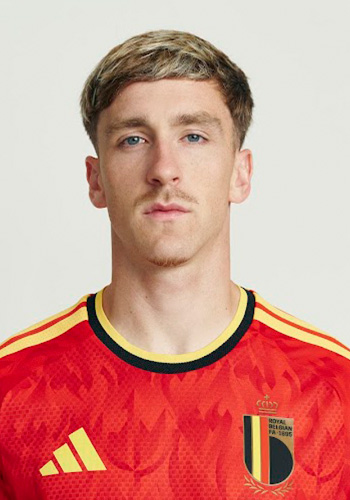
#> input picture assets/players/alexis_saelemaekers.jpg, 350 x 500 px; its folder holds 4 pictures in this run
$ python crop_players.py
#> lines starting #> are read from the running program, lines starting #| are printed output that depends on the picture
"""
Recadre les photos joueurs en carré 400x400 centré sur le tiers supérieur.
Usage: python crop_players.py
"""

from pathlib import Path
from PIL import Image

SRC = Path("assets/players")
DST = Path("assets/players-cropped")
SIZE = 400

DST.mkdir(parents=True, exist_ok=True)

for f in SRC.iterdir():
    if f.suffix.lower() not in (".jpg", ".jpeg", ".png", ".webp"):
        continue

    img = Image.open(f)
#> img is the input picture: PIL image 350x500 RGB; mean R, G, B 210.9, 149.2, 139.7
    w, h = img.size
#> w = 350; h = 500

    if h <= w:
        # Already wider than tall or square — center crop
        top = 0
    else:
        # Portrait: center the crop on the upper third
        center_y = h // 3
#> center_y = 166
        top = max(0, center_y - w // 2)
#> top = 0
        top = min(top, h - w)

    box = (0, top, w, top + w)
#> box = (0, 0, 350, 350)
    cropped = img.crop(box).resize((SIZE, SIZE), Image.LANCZOS)
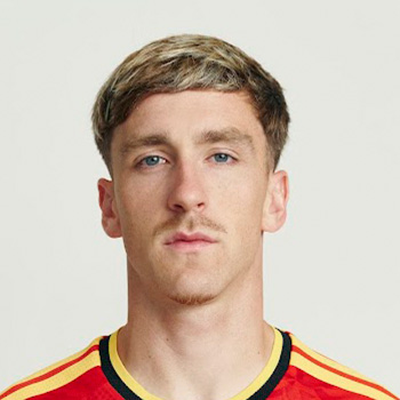
#> cropped: PIL image 400x400 RGB; mean R, G, B 209, 191, 177

    out = DST / f"{f.stem}.jpg"
    cropped.convert("RGB").save(out, "JPEG", quality=90)
    print(f"  {f.name} -> {out.name}")
#> pass 2 of the loop `for f in SRC.iterdir():`:
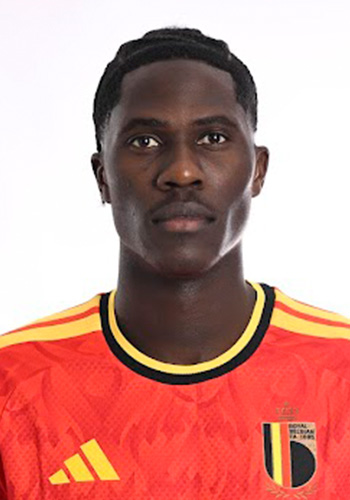
#> input picture assets/players/amadou_onana.jpg, 350 x 500 px
#> img is the input picture: PIL image 350x500 RGB; mean R, G, B 201.7, 144.6, 137.6
#> `cropped = img.crop(box).resize((SIZE, SIZE), Image.LANCZOS)`:
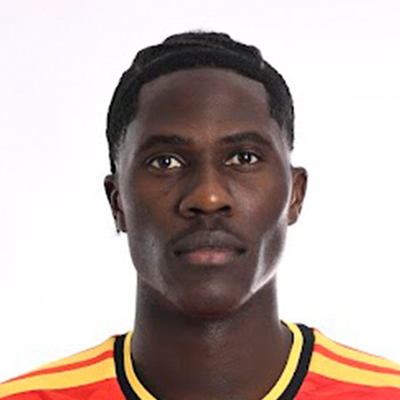
#> cropped: PIL image 400x400 RGB; mean R, G, B 188.3, 174.1, 169.6
#> pass 3 of the loop `for f in SRC.iterdir():`:
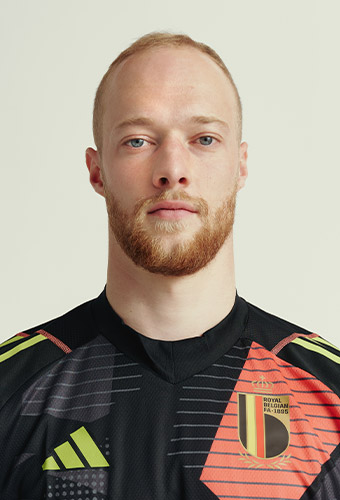
#> input picture assets/players/arnaud_bodart.jpg, 340 x 500 px
#> img is the input picture: PIL image 340x500 RGB; mean R, G, B 164.2, 150.4, 137.2
#> `cropped = img.crop(box).resize((SIZE, SIZE), Image.LANCZOS)`:
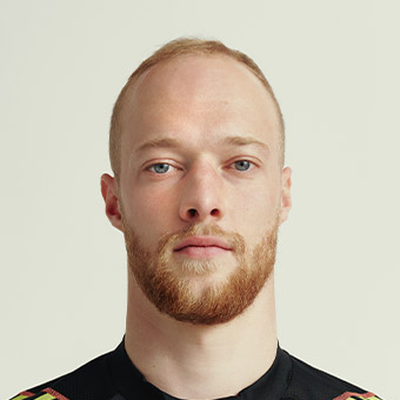
#> cropped: PIL image 400x400 RGB; mean R, G, B 200.3, 189.4, 173.4
#> the loop made 4 passes; the first 3 are shown

print(f"\nTerminé — {len(list(DST.glob('*.jpg')))} images dans {DST}")
